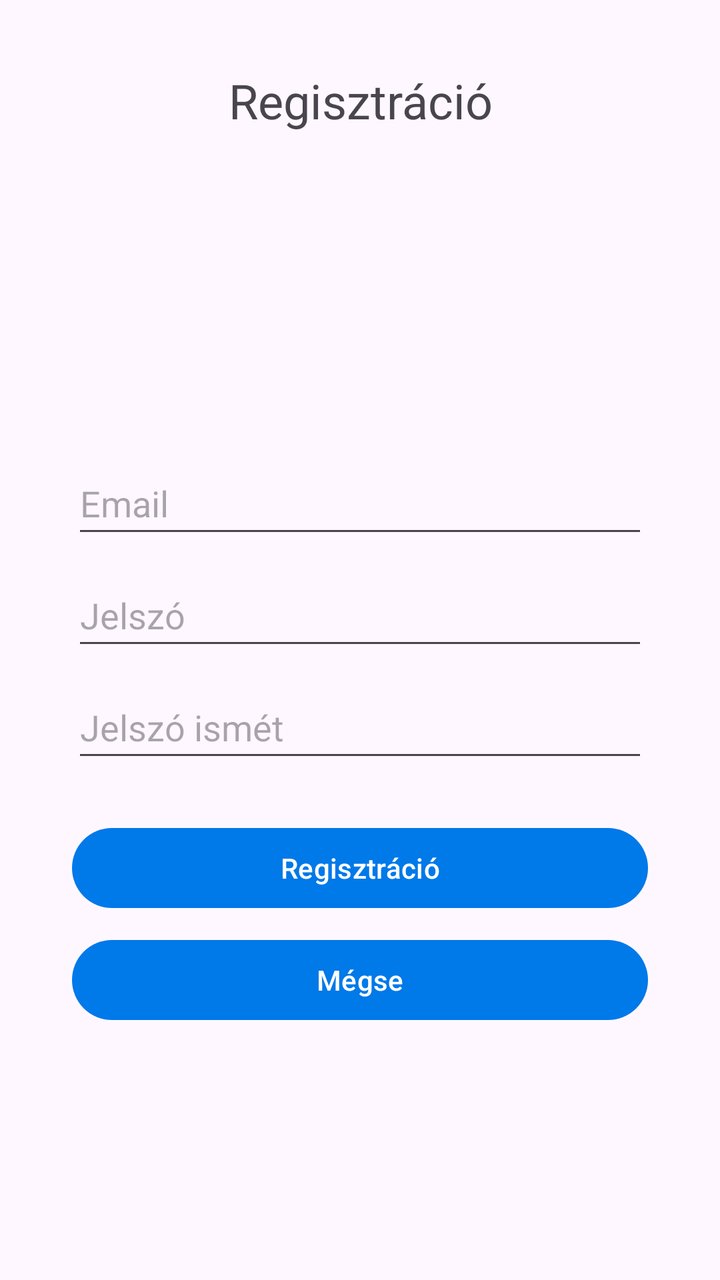
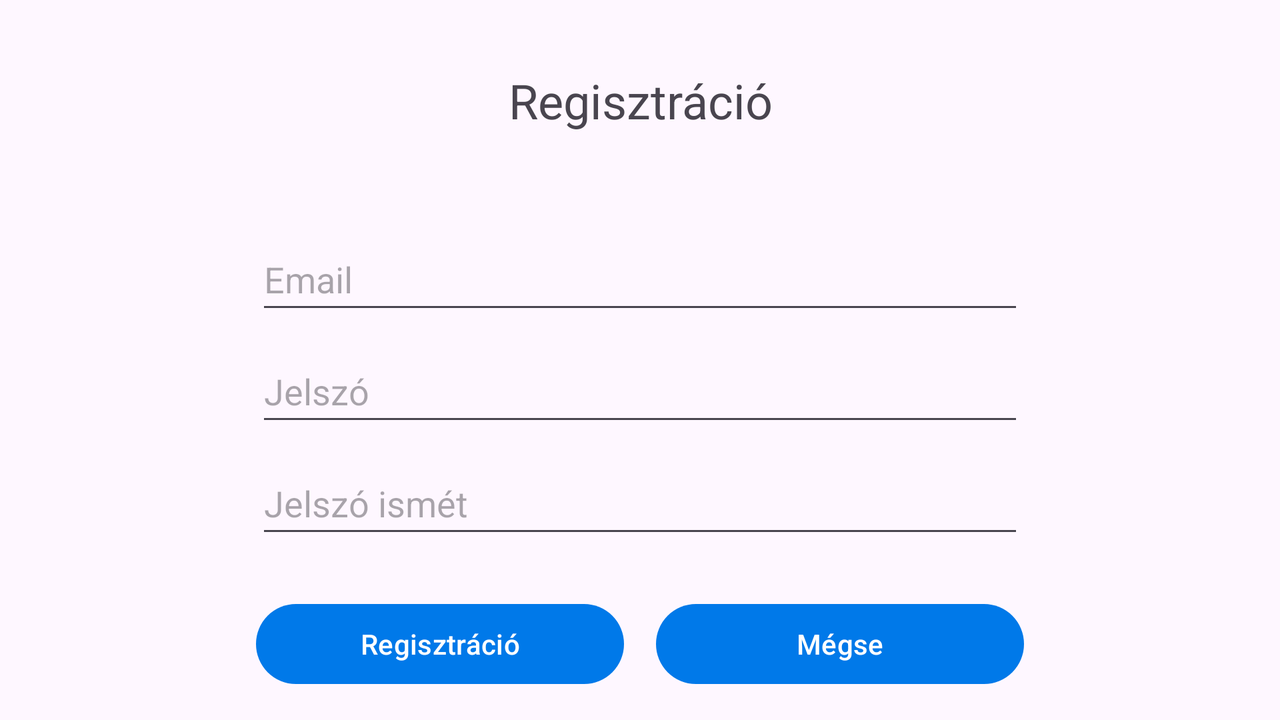

The same Android screen from two of the app's own layout files: first res/layout/ as a phone draws it, then the repository's variant for another configuration, drawn on a device whose configuration selects that folder. Both files follow.
<!-- AndroidManifest.xml: application theme Theme.Foodtrack -->
<!-- res/layout/activity_register.xml -->
<?xml version="1.0" encoding="utf-8"?>
<androidx.constraintlayout.widget.ConstraintLayout xmlns:android="http://schemas.android.com/apk/res/android"
    xmlns:app="http://schemas.android.com/apk/res-auto"
    xmlns:tools="http://schemas.android.com/tools"
    android:id="@+id/main"
    android:layout_width="match_parent"
    android:layout_height="match_parent"
    tools:context=".RegisterActivity">

    <androidx.constraintlayout.widget.Guideline
        android:id="@+id/left_guideline"
        android:layout_width="wrap_content"
        android:layout_height="wrap_content"
        android:orientation="vertical"
        app:layout_constraintGuide_percent="0.1" />

    <androidx.constraintlayout.widget.Guideline
        android:id="@+id/right_guideline"
        android:layout_width="wrap_content"
        android:layout_height="wrap_content"
        android:orientation="vertical"
        app:layout_constraintGuide_percent="0.9" />

    <ImageView
        android:id="@+id/logoImageView"
        android:layout_width="100dp"
        android:layout_height="100dp"
        android:layout_marginTop="0dp"
        android:src="@drawable/foodtrack_logo"
        android:contentDescription="@string/app_logo"
        app:layout_constraintTop_toTopOf="parent"
        app:layout_constraintStart_toStartOf="parent" />

    <TextView
        android:id="@+id/registrationTextView"
        android:layout_width="match_parent"
        android:layout_height="wrap_content"
        android:text="@string/register"
        android:textSize="24sp"
        app:layout_constraintTop_toTopOf="@+id/logoImageView"
        app:layout_constraintBottom_toBottomOf="@+id/logoImageView"
        android:textAlignment="center" />

    <EditText
        android:id="@+id/emailEditText"
        android:layout_width="0dp"
        android:layout_height="wrap_content"
        android:hint="@string/email"
        android:inputType="textEmailAddress"
        android:minHeight="48dp"
        app:layout_constraintTop_toBottomOf="@+id/logoImageView"
        app:layout_constraintBottom_toTopOf="@+id/passwordEditText"
        app:layout_constraintStart_toStartOf="@+id/left_guideline"
        app:layout_constraintEnd_toEndOf="@+id/right_guideline"
        app:layout_constraintVertical_chainStyle="packed" />

    <EditText
        android:id="@+id/passwordEditText"
        android:layout_width="0dp"
        android:layout_height="wrap_content"
        android:layout_marginTop="8dp"
        android:hint="@string/password"
        android:inputType="textPassword"
        android:minHeight="48dp"
        app:layout_constraintTop_toBottomOf="@+id/emailEditText"
        app:layout_constraintBottom_toTopOf="@+id/passwordAgainEditText"
        app:layout_constraintStart_toStartOf="@+id/left_guideline"
        app:layout_constraintEnd_toEndOf="@+id/right_guideline" />

    <EditText
        android:id="@+id/passwordAgainEditText"
        android:layout_width="0dp"
        android:layout_height="wrap_content"
        android:layout_marginTop="8dp"
        android:hint="@string/password_again"
        android:inputType="textPassword"
        android:minHeight="48dp"
        app:layout_constraintTop_toBottomOf="@+id/passwordEditText"
        app:layout_constraintBottom_toTopOf="@+id/loginButton"
        app:layout_constraintStart_toStartOf="@+id/left_guideline"
        app:layout_constraintEnd_toEndOf="@+id/right_guideline" />

    <Button
        android:id="@+id/loginButton"
        android:layout_width="0dp"
        android:layout_height="wrap_content"
        android:layout_marginTop="24dp"
        android:onClick="register"
        android:text="@string/register"
        app:layout_constraintTop_toBottomOf="@+id/passwordAgainEditText"
        app:layout_constraintBottom_toTopOf="@+id/registerButton"
        app:layout_constraintStart_toStartOf="@+id/left_guideline"
        app:layout_constraintEnd_toEndOf="@+id/right_guideline" />

    <Button
        android:id="@+id/registerButton"
        android:layout_width="0dp"
        android:layout_height="wrap_content"
        android:layout_marginTop="8dp"
        android:onClick="cancel"
        android:text="@string/cancel"
        app:layout_constraintTop_toBottomOf="@id/loginButton"
        app:layout_constraintBottom_toBottomOf="parent"
        app:layout_constraintStart_toStartOf="@+id/left_guideline"
        app:layout_constraintEnd_toEndOf="@+id/right_guideline" />

</androidx.constraintlayout.widget.ConstraintLayout>
<!-- resources referenced by this layout -->
<resources>
  <string name="app_logo">App logo</string>
  <string name="cancel">Mégse</string>
  <string name="email">Email</string>
  <string name="password">Jelszó</string>
  <string name="password_again">Jelszó ismét</string>
  <string name="register">Regisztráció</string>
  <style name="Theme.Foodtrack" parent="Base.Theme.Foodtrack" />
  <style name="Base.Theme.Foodtrack" parent="Theme.Material3.DayNight.NoActionBar">
          
          <item name="colorPrimary">@color/blue_light</item>
          <item name="colorPrimaryVariant">@color/blue_medium</item>
          <item name="colorOnPrimary">@color/white</item>
  
          
          <item name="android:statusBarColor" tools:targetApi="l">?attr/colorPrimaryVariant</item>
      </style>
  <color name="blue_light">#0079E9</color>
  <color name="blue_medium">#0056B3</color>
  <color name="white">#FFFFFFFF</color>
</resources>
<!-- res/layout-land/activity_register.xml (the repository's variant of the layout above) -->
<!-- drawn on the phone turned sideways -->
<?xml version="1.0" encoding="utf-8"?>
<androidx.constraintlayout.widget.ConstraintLayout xmlns:android="http://schemas.android.com/apk/res/android"
    xmlns:app="http://schemas.android.com/apk/res-auto"
    xmlns:tools="http://schemas.android.com/tools"
    android:id="@+id/main"
    android:layout_width="match_parent"
    android:layout_height="match_parent"
    tools:context=".RegisterActivity">

    <androidx.constraintlayout.widget.Guideline
        android:id="@+id/left_guideline"
        android:layout_width="wrap_content"
        android:layout_height="wrap_content"
        android:orientation="vertical"
        app:layout_constraintGuide_percent="0.2" />

    <androidx.constraintlayout.widget.Guideline
        android:id="@+id/right_guideline"
        android:layout_width="wrap_content"
        android:layout_height="wrap_content"
        android:orientation="vertical"
        app:layout_constraintGuide_percent="0.8" />

    <ImageView
        android:id="@+id/logoImageView"
        android:layout_width="100dp"
        android:layout_height="100dp"
        android:layout_marginTop="0dp"
        android:src="@drawable/foodtrack_logo"
        android:contentDescription="@string/app_logo"
        app:layout_constraintTop_toTopOf="parent"
        app:layout_constraintStart_toStartOf="parent" />

    <TextView
        android:id="@+id/registrationTextView"
        android:layout_width="match_parent"
        android:layout_height="wrap_content"
        android:text="@string/register"
        android:textSize="24sp"
        app:layout_constraintTop_toTopOf="@+id/logoImageView"
        app:layout_constraintBottom_toBottomOf="@+id/logoImageView"
        android:textAlignment="center" />

    <ScrollView
        android:id="@+id/formScrollView"
        android:layout_width="0dp"
        android:layout_height="0dp"
        android:fillViewport="true"
        app:layout_constraintTop_toBottomOf="@id/logoImageView"
        app:layout_constraintBottom_toBottomOf="parent"
        app:layout_constraintStart_toStartOf="@+id/left_guideline"
        app:layout_constraintEnd_toEndOf="@+id/right_guideline">

        <LinearLayout
            android:layout_width="match_parent"
            android:layout_height="wrap_content"
            android:orientation="vertical"
            android:gravity="center_vertical" >

            <EditText
                android:id="@+id/emailEditText"
                android:layout_width="match_parent"
                android:layout_height="wrap_content"
                android:hint="@string/email"
                android:inputType="textEmailAddress"
                android:minHeight="48dp" />

            <EditText
                android:id="@+id/passwordEditText"
                android:layout_width="match_parent"
                android:layout_height="wrap_content"
                android:layout_marginTop="8dp"
                android:hint="@string/password"
                android:inputType="textPassword"
                android:minHeight="48dp" />

            <EditText
                android:id="@+id/passwordAgainEditText"
                android:layout_width="match_parent"
                android:layout_height="wrap_content"
                android:layout_marginTop="8dp"
                android:hint="@string/password_again"
                android:inputType="textPassword"
                android:minHeight="48dp" />

            <LinearLayout
                android:layout_width="match_parent"
                android:layout_height="wrap_content"
                android:orientation="horizontal"
                android:layout_marginTop="24dp" >

                <Button
                    android:id="@+id/loginButton"
                    android:layout_width="0dp"
                    android:layout_height="wrap_content"
                    android:layout_weight="1"
                    android:onClick="register"
                    android:text="@string/register" />

                <Button
                    android:id="@+id/registerButton"
                    android:layout_width="0dp"
                    android:layout_height="wrap_content"
                    android:layout_weight="1"
                    android:layout_marginStart="16dp"
                    android:onClick="cancel"
                    android:text="@string/cancel" />
            </LinearLayout>

















        </LinearLayout>
    </ScrollView>


</androidx.constraintlayout.widget.ConstraintLayout>
